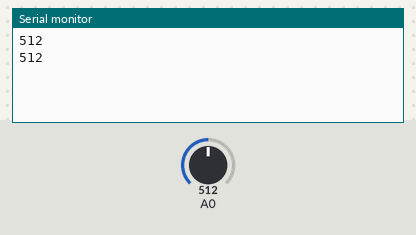
Bench run of a sketch on a simulated Arduino Uno, built with avr-gcc and run on an emulated ATmega328P. Shown: the last lines printed to the serial monitor. The test bench sets the inputs (shaded band); at power-on: A0 = 512.

Above: at 2.8 s.
2.9 s: A0 set to 716
At 3.6 s:
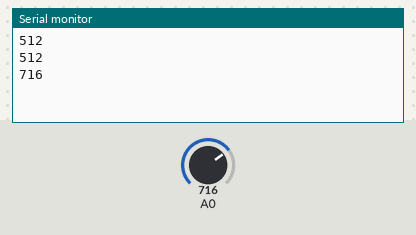
4.4 s: A0 set to 900
At 5.8 s:
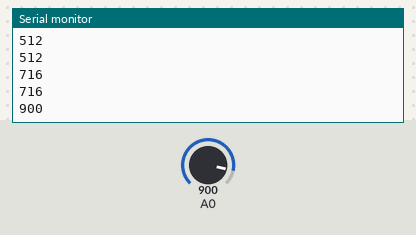
Timing chart, 0 to 7.4 s (numbered marks = the images above; inputs shaded):
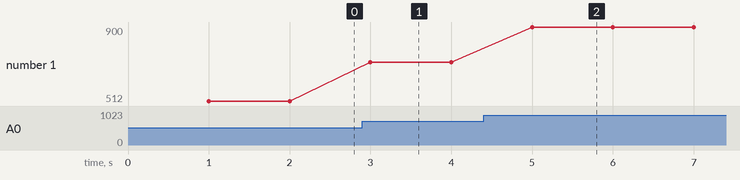

The sketch:

Soil_Sensor_UK.ino
```cpp
unsigned long readNext;

void setup() {
// put your setup code here, to run once:
Serial.begin(9600);
}

void loop() {
  // put your main code here, to run repeatedly:
  if (millis() - readNext >= 1000) {
    Serial.println(analogRead(A0));
    readNext=millis();
}
}
```

Measured:
- after the input at 2.9 s, the serial monitor: prints a new line after 0.10 s (image 1)
- after the input at 4.4 s, the serial monitor: prints a new line after 0.60 s (image 2)
- plotted number 1: 512 → 716 after the input at 2.9 s, 716 → 900 after the input at 4.4 s
